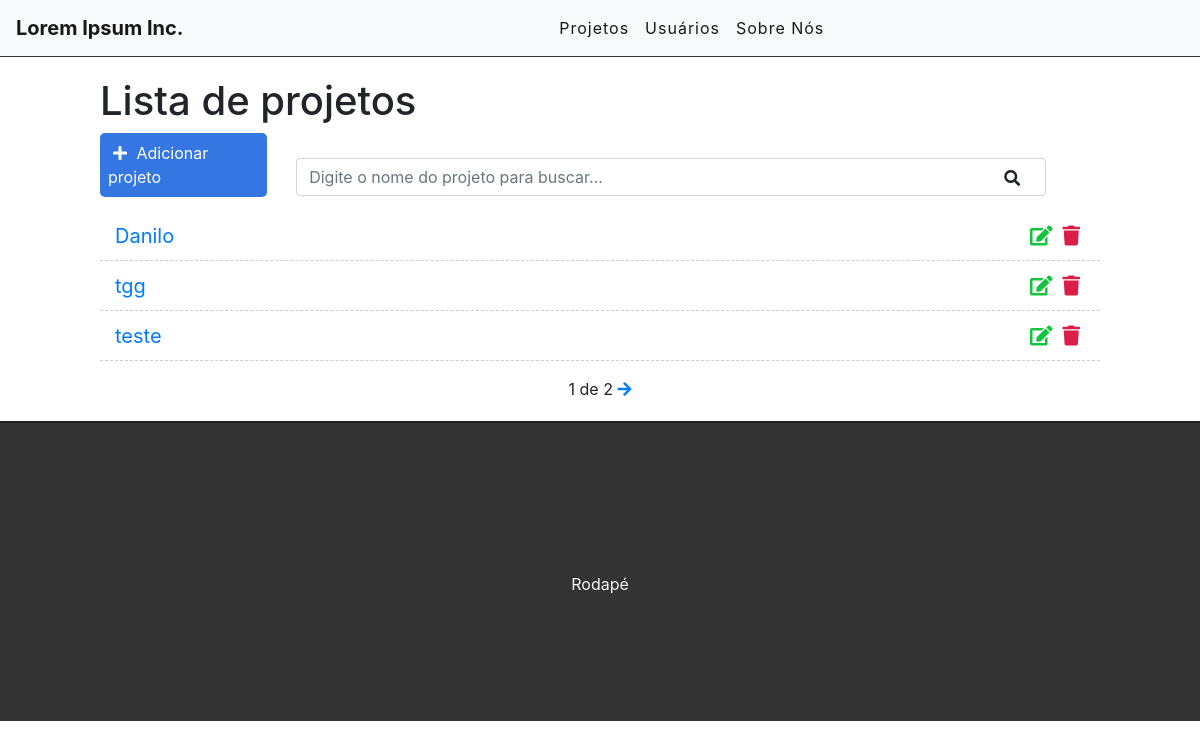
Before: / with the older database file.
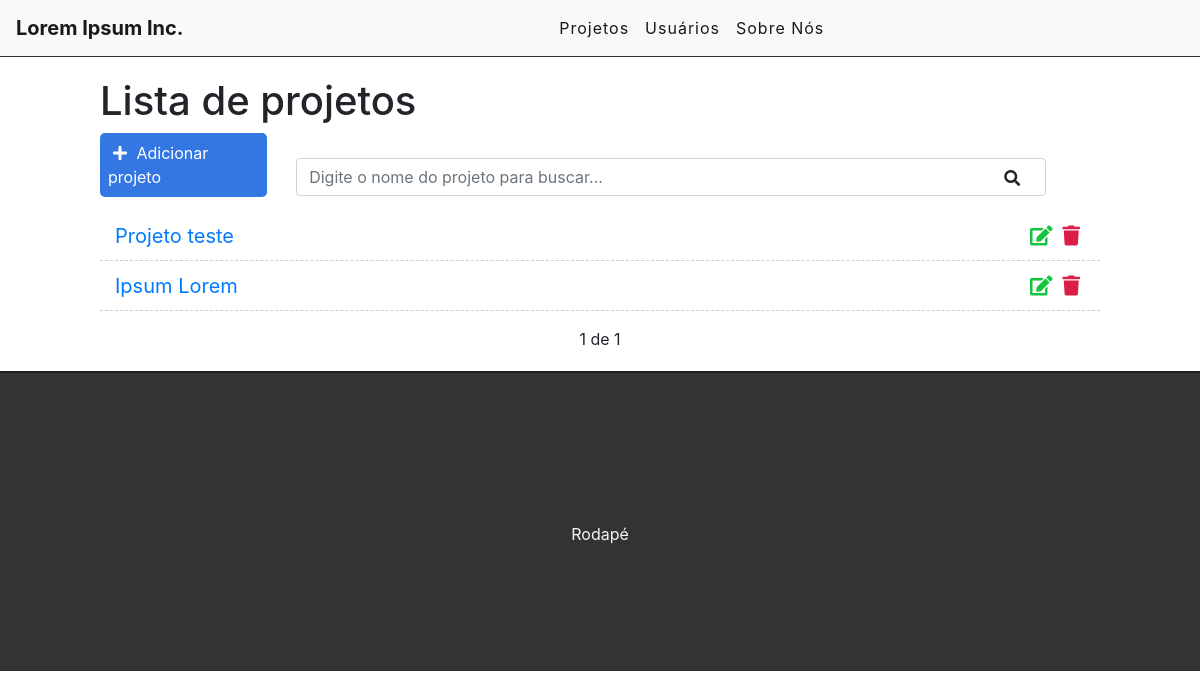
After: the same page with the newer database file.
### projects/models.py (models this page shows, shortened)
class Project(models.Model):
    OPTIONS = (
        (0, 'baixo'),
        (1, 'medio'),
        (2, 'alto'),
    )
    name = models.CharField(max_length=255)
    startData = models.DateField(auto_now=False)
    endData = models.DateField(auto_now=False)
    risk = models.IntegerField(
        choices=OPTIONS,
    )
    price = models.DecimalField(max_digits=10, decimal_places=2)
    stakeholders = models.CharField(max_length=500, null=True)
    created_at = models.DateTimeField(auto_now_add=True)
    updated_at = models.DateTimeField(auto_now=True)

### projects/views.py (the view)
# urls.py: path('', views.projectList, name='project-list'),
def projectList(request):
    search = request.GET.get('search')
    if search:
        projects = Project.objects.filter(name__icontains=search)
    else:
        projects_list = Project.objects.all().order_by('-created_at')
        paginator = Paginator(projects_list, 3)
        page = request.GET.get('page')
        projects = paginator.get_page(page)
    return render(request, 'projects/list.html', {'projects': projects})

### projects/templates/projects/list.html (shortened to what this page needs)
{% extends 'base.html' %}
{% block content%}
<div class="offset-1 col-10 list-div">
    <h1>Lista de projetos</h1>
    <a id="add-link" href="newproject/">
        <div class="col-2 add-div">
            <i class="fas fa-plus"></i> Adicionar projeto
        </div>
    </a>
    <div class="col-9 search-div">
        <form method="GET" id="search-form">
            <input class="form-control" type="text" id="search" name="search"
                   placeholder="Digite o nome do projeto para buscar..." value="{{ request.GET.search }}">
            <i class="fas fa-search" id="search-btn"></i>
        </form>
    </div>
    <ul class="project-list">
        {% for project in projects%}
        <li class="project-item">
            <span><a href="/project/{{project.id}}">{{project.name}}</a></span>
            <a href="delete/{{project.id}}" class="delete-btn"><span><i
                    class="fas fa-trash"></i></span></a>
            <a href="edit/{{project.id}}"><span><i class="fas fa-edit"></i></span></a>
        </li>
        {% endfor %}
    </ul>
    <div class="pagination">
        <span class="step-links">
            {% if projects.paginator.num_pages %}
            <span class="current">
                {{ projects.number }} de {{ projects.paginator.num_pages }}
            </span>
            {% endif %}
            {% if projects.has_next %}
            <a href="?page={{projects.next_page_number }}"><i class="fas fa-arrow-right"></i></a>
            {% endif %}
        </span>
    </div>
</div>
{% endblock %}

Changed rows visible on the page:
removed Project: name "tgg"
removed Project: name "teste"
added Project: name "Projeto teste"
changed Project: name "Danilo" → "Ipsum Lorem"
Other visible differences:
{{ projects.paginator.num_pages }}: "2" → "1"
